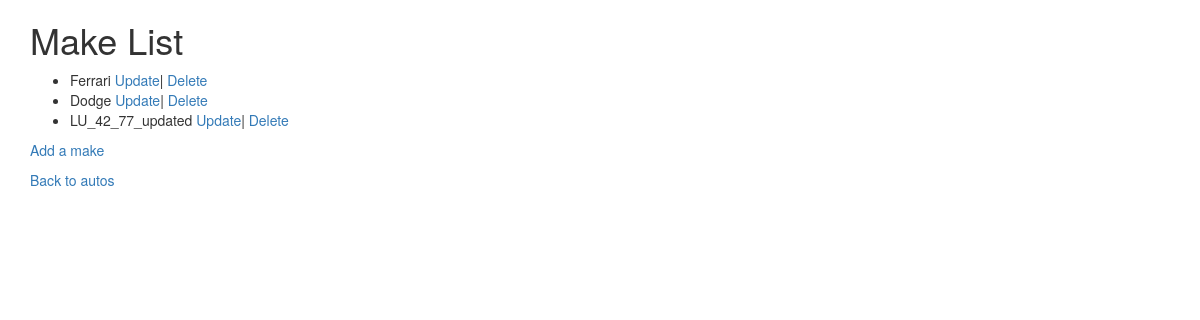
Page /autos/lookup/ (signed in) on the committed database.
### autos/models.py (models this page shows, shortened)
class Make (models.Model):
    name = models.CharField(
        max_length=200,
        help_text='Enter a make (e.g. Dodge)',
        validators=[MinLengthValidator(2, "Make must be greater than 1 character")]
        )

### autos/views.py (the view)
# urls.py: path('lookup/', views.MakeView.as_view(), name='make_list'),
class MakeView(LoginRequiredMixin, View):
    def get(self, request):
        ml = Make.objects.all()
        ctx = {'make_list':ml}
        return render(request, 'autos/make_list.html', ctx)

### autos/templates/autos/make_list.html
{% extends "base_bootstrap.html" %}
{% block content %}
    <h1>Make List</h1>
    {% if make_list %}
    <ul>
        {% for make in make_list %}
        <li>
            {{ make.name }}
            <a href="{% url 'autos:make_update' make.id %}">Update</a>|
            <a href="{% url 'autos:make_delete' make.id %}">Delete</a><br>
        </li>
        {% endfor %}
    </ul>
    {% else %}
    <p>There are no makes in the library.</p>
    {% endif %}
    <p><a href="{% url 'autos:make_create' %}">Add a make</p>
    <p><a href="{% url 'autos:all' %}">Back to autos</a></a></p>
{% endblock %}

### rows in the picture
Make: name "Ferrari"
Make: name "Dodge"
Make: name "LU_42_77_updated"
